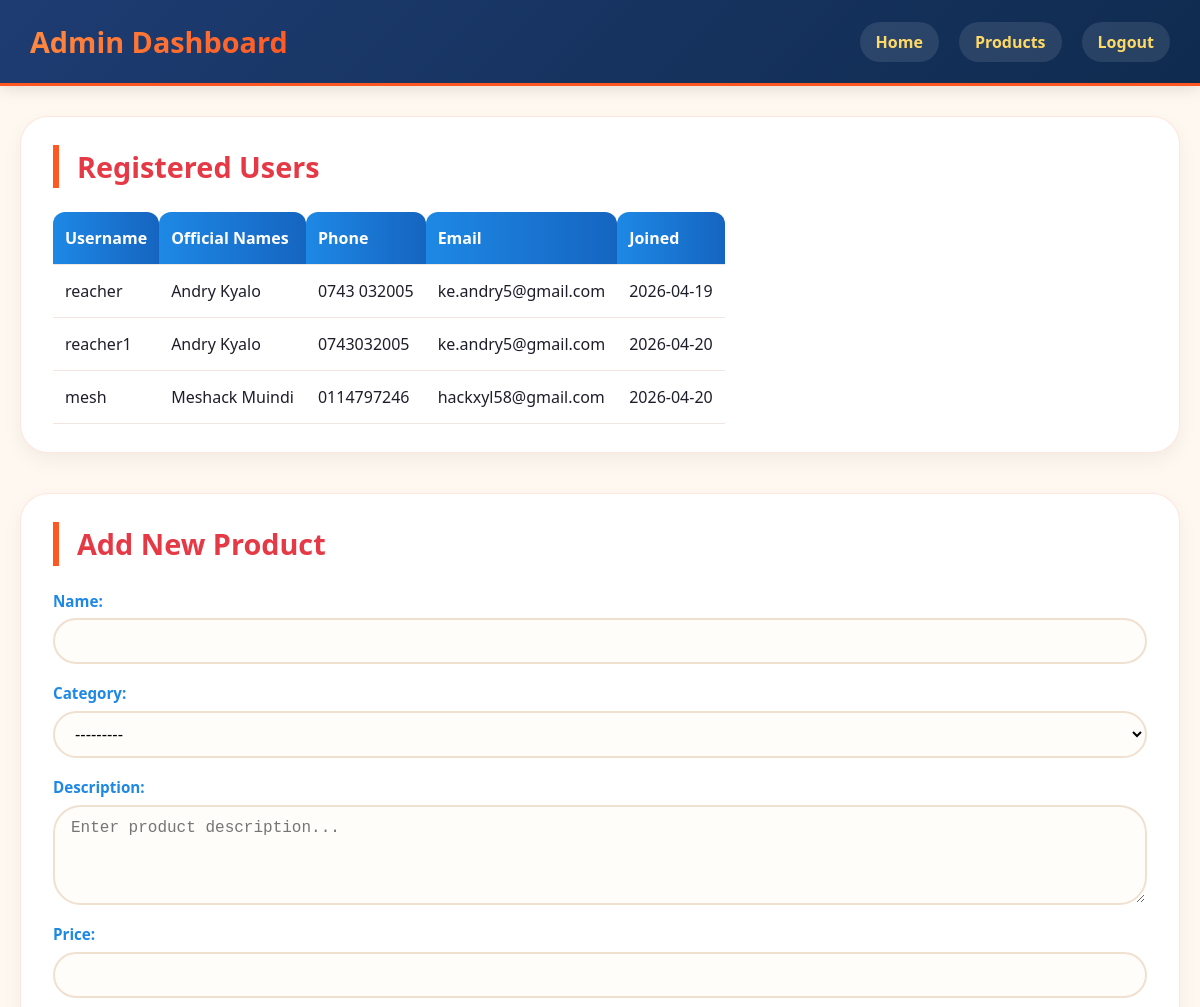
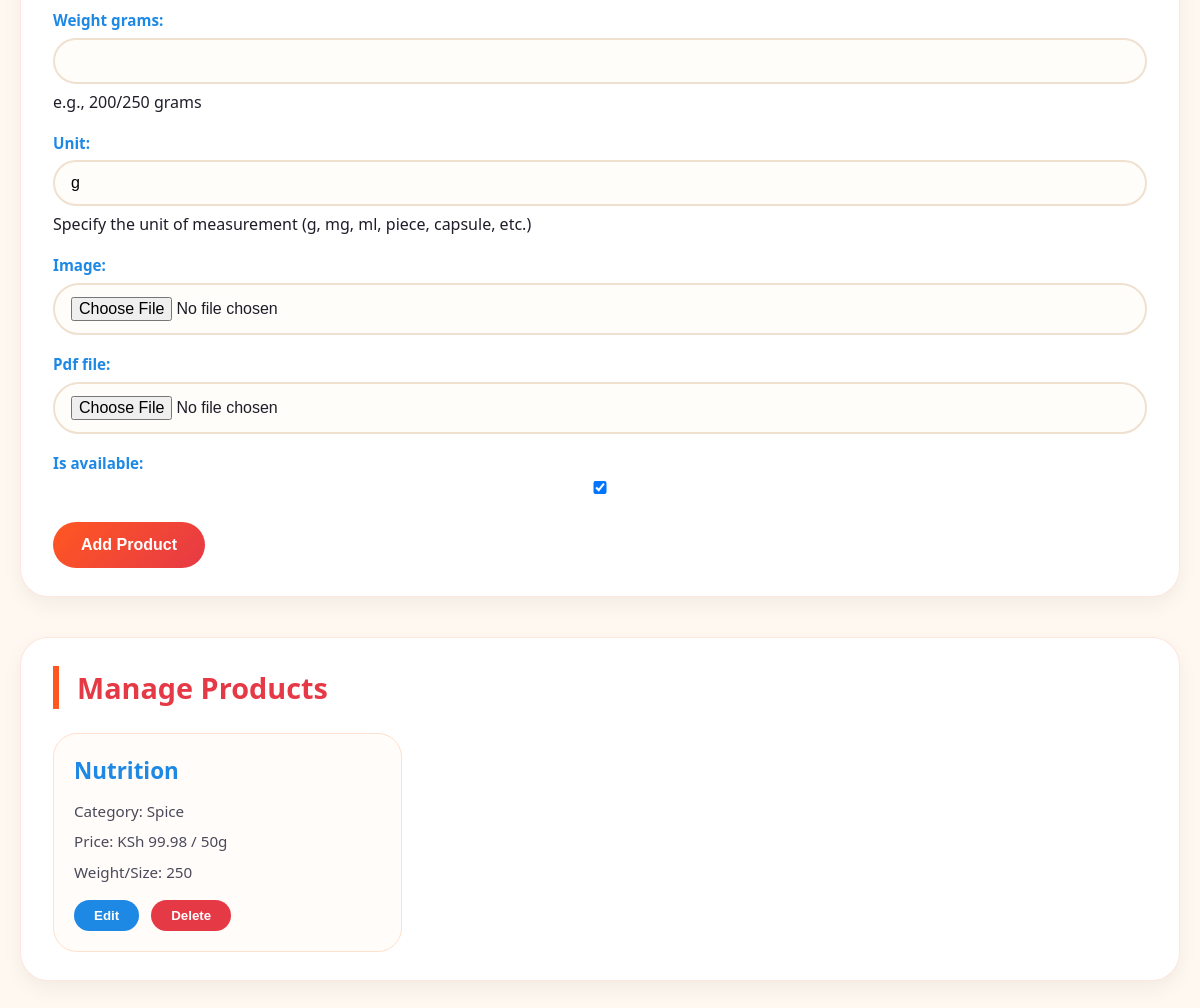
/admin-dashboard/ (signed in), run on the app's committed database (2 pictures, top to bottom).
### store/models.py (models this page shows, shortened)
class UserProfile(models.Model):
    user = models.OneToOneField(User, on_delete=models.CASCADE)
    phone_number = models.CharField(max_length=15)
    official_names = models.CharField(max_length=200)

class Product(models.Model):
    CATEGORY_CHOICES = [
        ('spice', 'Spice'),
        ('herb', 'Herb'),
        ('pdf', 'Health PDF'),
    ]
    name = models.CharField(max_length=200)
    category = models.CharField(max_length=10, choices=CATEGORY_CHOICES)
    description = models.TextField()
    price = models.DecimalField(max_digits=10, decimal_places=2)
    weight_grams = models.CharField(max_length=50, blank=True, help_text="e.g., 200/250 grams")
    unit = models.CharField(max_length=20, blank=True, default='g', help_text="e.g., g, mg, ml, piece, capsule")
    image = models.ImageField(upload_to='products/', blank=True, null=True)
    pdf_file = models.FileField(upload_to='pdfs/', blank=True, null=True)
    is_available = models.BooleanField(default=True)
    created_at = models.DateTimeField(auto_now_add=True)

### store/decorators.py (the view)
    def wrapper(request, *args, **kwargs):
        if not request.user.is_authenticated:
            messages.error(request, 'Please login first.')
            return redirect('login')
        if not request.user.is_superuser:
            messages.error(request, 'Admin access required.')
            return redirect('home')
        return view_func(request, *args, **kwargs)

### store/forms.py
class ProductForm(forms.ModelForm):
    class Meta:
        model = Product
        fields = ['name', 'category', 'description', 'price', 'weight_grams', 'unit', 'image', 'pdf_file', 'is_available']
        widgets = {
            'description': forms.Textarea(attrs={'rows': 4, 'placeholder': 'Enter product description...'}),
            'unit': forms.TextInput(attrs={'placeholder': 'e.g., g, mg, ml, piece'}),
        }
        help_texts = {
            'unit': 'Specify the unit of measurement (g, mg, ml, piece, capsule, etc.)',
        }

### store/views.py (called while the page is built)
@admin_required
def admin_dashboard(request):
    users = UserProfile.objects.select_related('user').all()
    products = Product.objects.all().order_by('-created_at')
    form = ProductForm()
    if request.method == 'POST':
        form = ProductForm(request.POST, request.FILES)
        if form.is_valid():
            form.save()
            messages.success(request, 'Product added successfully!')
            return redirect('admin_dashboard')
    return render(request, 'admin.html', {
        'users': users,
        'products': products,
        'form': form,
    })

### templates/admin.html (shortened to what this page needs)
{% load static %}
<!DOCTYPE html>
<html lang="en">
<head>
    <link rel="stylesheet" href="{% static 'css/admin.css' %}">
</head>
<body>
<header>
    <div class="admin-header">
        <h1>Admin Dashboard</h1>
        <nav>
            <a href="{% url 'home' %}">Home</a>
            <a href="{% url 'products' %}">Products</a>
            <a href="{% url 'logout' %}">Logout</a>
        </nav>
    </div>
</header>
<div class="admin-container">
    <section class="users-section">
        <h2>Registered Users</h2>
        <table>
            <thead>
                <tr><th>Username</th><th>Official Names</th><th>Phone</th><th>Email</th><th>Joined</th></tr>
            </thead>
            <tbody>
                {% for profile in users %}
                <tr>
                    <td>{{ profile.user.username }}</td>
                    <td>{{ profile.official_names }}</td>
                    <td>{{ profile.phone_number }}</td>
                    <td>{{ profile.user.email }}</td>
                    <td>{{ profile.user.date_joined|date:"Y-m-d" }}</td>
                </tr>
                {% empty %}
                <tr><td colspan="5">No users found.</td></tr>
                {% endfor %}
            </tbody>
        </table>
    </section>
    <section class="add-product-section">
        <h2>Add New Product</h2>
        <form method="post" enctype="multipart/form-data">
            {{ form.as_p }}
            <button type="submit" class="submit-btn">Add Product</button>
        </form>
    </section>
    <section class="products-section">
        <h2>Manage Products</h2>
        <div class="product-list">
            {% for product in products %}
            <div class="product-item">
                <h3>{{ product.name }}</h3>
                <p>Category: {{ product.get_category_display }}</p>
                <p>Price: KSh {{ product.price }} / {{ product.unit|default:"g" }}</p>
                <p>Weight/Size: {{ product.weight_grams|default:"N/A" }}</p>
                <div class="product-actions">
                    <button onclick="editProduct('{{ product.id }}')" class="edit-btn">Edit</button>
                    <button onclick="deleteProduct('{{ product.id }}')" class="delete-btn">Delete</button>
                </div>
            </div>
            {% endfor %}
        </div>
    </section>
</div>
</body>
</html>

### static/css/admin.css (style rules this page uses)
* { margin: 0; padding: 0; box-sizing: border-box; }
body { font-family: 'Segoe UI', Roboto, 'Helvetica Neue', sans-serif; background: #fef8f0; color: #1e1e2a; line-height: 1.5; }
header { background: linear-gradient(135deg, #1e3c72 0%, #0f2b4f 100%); color: white; padding: 20px 30px; box-shadow: 0 4px 15px rgba(0, 0, 0, 0.1); border-bottom: 3px solid #FF5722; }
.admin-header { max-width: 1400px; margin: 0 auto; display: flex; justify-content: space-between; align-items: center; flex-wrap: wrap; gap: 20px; }
.admin-header h1 { font-size: 1.8rem; background: linear-gradient(135deg, #FF8C42, #FF5722); -webkit-background-clip: text; background-clip: text; color: transparent; text-shadow: none; }
.admin-header nav { display: flex; gap: 20px; }
.admin-header nav a { color: #ffd966; text-decoration: none; font-weight: 600; padding: 8px 16px; border-radius: 40px; transition: all 0.3s; background: rgba(255, 255, 255, 0.1); }
.admin-container { max-width: 1400px; margin: 30px auto; padding: 0 20px; }
section { background: white; border-radius: 28px; padding: 28px 32px; margin-bottom: 40px; box-shadow: 0 8px 20px rgba(0, 0, 0, 0.05); border: 1px solid rgba(255, 87, 34, 0.15); transition: box-shadow 0.3s; }
section h2 { font-size: 1.8rem; color: #E63946; margin-bottom: 24px; border-left: 6px solid #FF5722; padding-left: 18px; }
.users-section table { width: 100%; border-collapse: collapse; overflow-x: auto; display: block; }
.users-section th, .users-section td { padding: 14px 12px; text-align: left; border-bottom: 1px solid #f0e6df; }
.users-section th { background: linear-gradient(90deg, #1E88E5, #1565C0); color: white; font-weight: 600; border-radius: 12px 12px 0 0; }
.add-product-section form { display: flex; flex-direction: column; gap: 18px; }
.add-product-section form p { display: flex; flex-direction: column; gap: 6px; }
.add-product-section label { font-weight: 600; color: #1E88E5; font-size: 0.95rem; }
.add-product-section input, .add-product-section select, .add-product-section textarea { padding: 12px 16px; border: 2px solid #f0e0d0; border-radius: 28px; font-size: 1rem; transition: all 0.3s; background: #fffdf9; }
.submit-btn { background: linear-gradient(135deg, #FF5722, #E63946); color: white; border: none; padding: 14px 28px; border-radius: 40px; font-weight: bold; font-size: 1rem; cursor: pointer; transition: all 0.3s; margin-top: 10px; width: fit-content; align-self: flex-start; }
.product-list { display: grid; grid-template-columns: repeat(auto-fill, minmax(320px, 1fr)); gap: 24px; margin-top: 20px; }
.product-item { background: #fffcf9; border-radius: 24px; padding: 20px; border: 1px solid #ffe0cc; transition: transform 0.2s, box-shadow 0.2s; }
.product-item h3 { font-size: 1.4rem; color: #1E88E5; margin-bottom: 12px; }
.product-item p { margin: 8px 0; color: #4a4a5a; font-size: 0.95rem; }
.product-actions { margin-top: 16px; display: flex; gap: 12px; }
.edit-btn, .delete-btn { padding: 8px 20px; border: none; border-radius: 40px; font-weight: 600; cursor: pointer; transition: all 0.2s; }
.edit-btn { background: #1E88E5; color: white; }
.delete-btn { background: #E63946; color: white; }

### data on the page
UserProfile: user.username "reacher", official_names "Andry Kyalo", phone_number "0743 032005", user.email "ke.andry5@gmail.com", user.date_joined "2026-04-19"
UserProfile: user.username "reacher1", official_names "Andry Kyalo", phone_number "0743032005", user.email "ke.andry5@gmail.com", user.date_joined "2026-04-20"
UserProfile: user.username "mesh", official_names "Meshack Muindi", phone_number "0114797246", user.email "hackxyl58@gmail.com", user.date_joined "2026-04-20"
Product: name "Nutrition", category "Spice", price "99.98", unit "50g", weight_grams "250"
